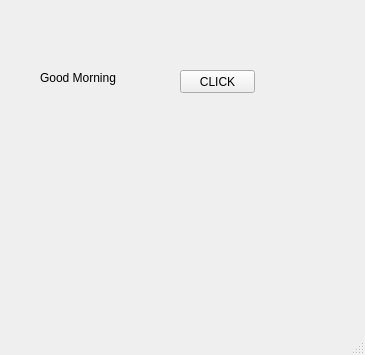
<?xml version="1.0" encoding="UTF-8"?>
<ui version="4.0">
 <class>MainWindow</class>
 <widget class="QMainWindow" name="MainWindow">
  <property name="geometry">
   <rect>
    <x>0</x>
    <y>0</y>
    <width>365</width>
    <height>355</height>
   </rect>
  </property>
  <property name="windowTitle">
   <string>MainWindow</string>
  </property>
  <widget class="QWidget" name="centralwidget">
   <widget class="QLabel" name="lbl">
    <property name="geometry">
     <rect>
      <x>40</x>
      <y>70</y>
      <width>91</width>
      <height>16</height>
     </rect>
    </property>
    <property name="text">
     <string>Good Morning</string>
    </property>
   </widget>
   <widget class="QPushButton" name="pb">
    <property name="geometry">
     <rect>
      <x>180</x>
      <y>70</y>
      <width>75</width>
      <height>23</height>
     </rect>
    </property>
    <property name="text">
     <string>CLICK</string>
    </property>
   </widget>
  </widget>
  <widget class="QMenuBar" name="menubar">
   <property name="geometry">
    <rect>
     <x>0</x>
     <y>0</y>
     <width>365</width>
     <height>21</height>
    </rect>
   </property>
  </widget>
  <widget class="QStatusBar" name="statusbar"/>
 </widget>
 <resources/>
 <connections/>
</ui>
